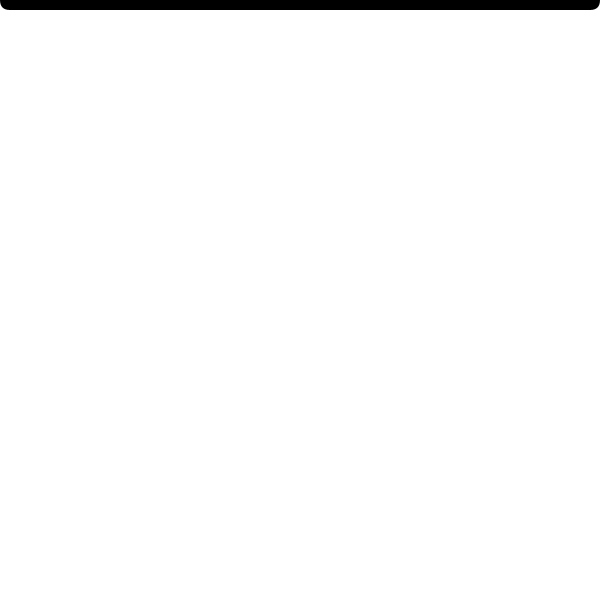
Frame 1 (no input)
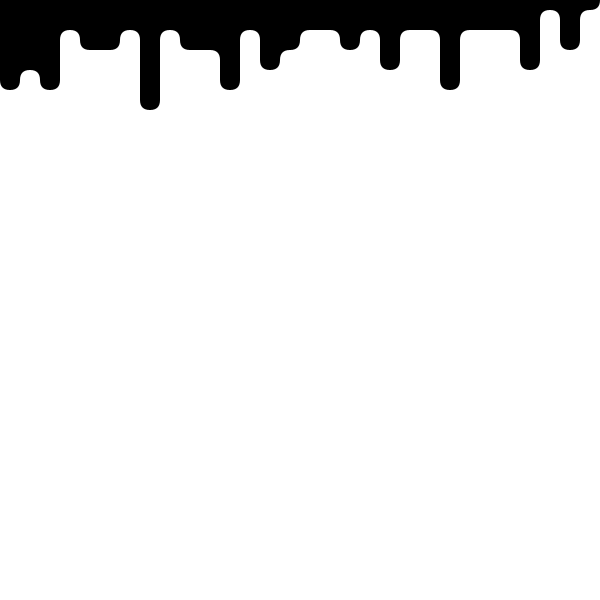
Frame 60 (the mouse pressed at the canvas centre just before this capture)
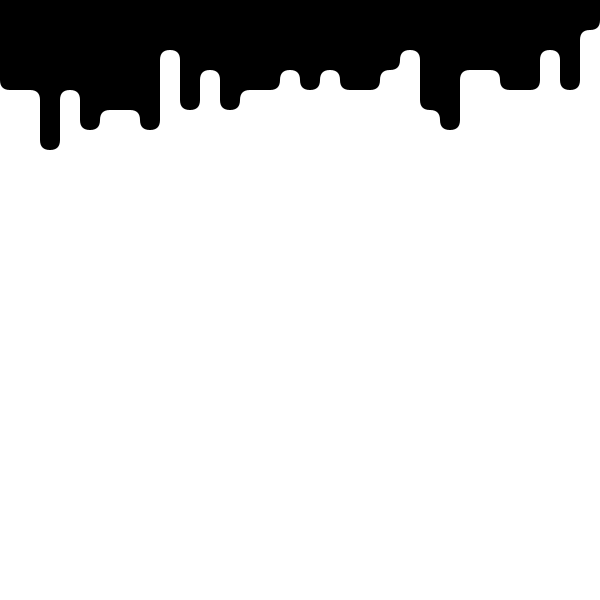
Frame 120 (the mouse held since frame 60 and released just before this capture)

The Processing sketch that drew these frames (run headless with seeded random() and noise(); from frame 60 on, the mouse is pressed at the canvas centre):

// Processing sketch: bezierDripStudy
// ── bezierDripStudy.pde
int drips = 30;
int beginningheight = 0;
int speed = 1;

color back = color(255, 255, 255);
color shape = color(0, 0, 0);

int[] driph;
float dw;

void setup() {
  size(600, 600);

  dw = width / drips;
  driph = new int[drips];
  for (int i = 0; i < drips; i++) {
    driph[i] = int(random(0, beginningheight));
  }
}

void draw() {
  background(back);
  fill(shape);
  noStroke();
  for (int i = 0; i < drips; i++) {
    rect(i * dw, 0, dw, driph[i] * dw);
    if (i > 0 && driph[i - 1] == driph[i]) {
      rect((i - 0.5) * dw, driph[i - 1] * dw, dw, dw * 0.5);
    }
    if (i > 0 && driph[i - 1] < driph[i]) {
      beginShape();
      vertex((i - 0.5) * dw, (driph[i - 1] + 0.5) * dw);
      quadraticVertex(i * dw, (driph[i - 1] + 0.5) * dw, i * dw, (driph[i - 1] + 1) * dw);
      vertex(i * dw, driph[i - 1] * dw);
      vertex((i - 0.5) * dw, driph[i - 1] * dw);
      endShape(CLOSE);

      beginShape();
      vertex(i * dw, driph[i] * dw);
      quadraticVertex(i * dw, (driph[i] + 0.5) * dw, (i + 0.5) * dw, (driph[i] + 0.5) * dw);
      vertex((i + 0.5) * dw, driph[i] * dw);
      endShape(CLOSE);
    }
    if (i < drips - 1 && driph[i + 1] < driph[i]) {
      beginShape();
      vertex((i + 1) * dw, (driph[i + 1] + 1) * dw);
      quadraticVertex((i + 1) * dw, (driph[i + 1] + 0.5) * dw, (i + 1.5) * dw, (driph[i + 1] + 0.5) * dw);
      vertex((i + 1.5) * dw, driph[i + 1] * dw);
      vertex((i + 1) * dw, driph[i + 1] * dw);
      endShape(CLOSE);

      beginShape();
      vertex((i + 0.5) * dw, (driph[i] + 0.5) * dw);
      quadraticVertex((i + 1) * dw, (driph[i] + 0.5) * dw, (i + 1) * dw, driph[i] * dw);
      vertex((i + 0.5) * dw, driph[i] * dw);
      endShape(CLOSE);
    }
  }
  beginShape();
  vertex(0, driph[0] * dw);
  quadraticVertex(0, (driph[0] + 0.5) * dw, 0.5 * dw, (driph[0] + 0.5) * dw);
  vertex(0.5 * dw, driph[0] * dw);
  endShape(CLOSE);

  beginShape();
  vertex((drips - 0.5) * dw, (driph[drips - 1] + 0.5) * dw);
  quadraticVertex(drips * dw, (driph[drips - 1] + 0.5) * dw, drips * dw, driph[drips - 1] * dw);
  vertex((drips - 0.5) * dw, driph[drips - 1] * dw);
  endShape(CLOSE);
  for (int i = 0; i < speed; i++) {
    int ran = int(random(drips));
    driph[ran]++;
  }
}
